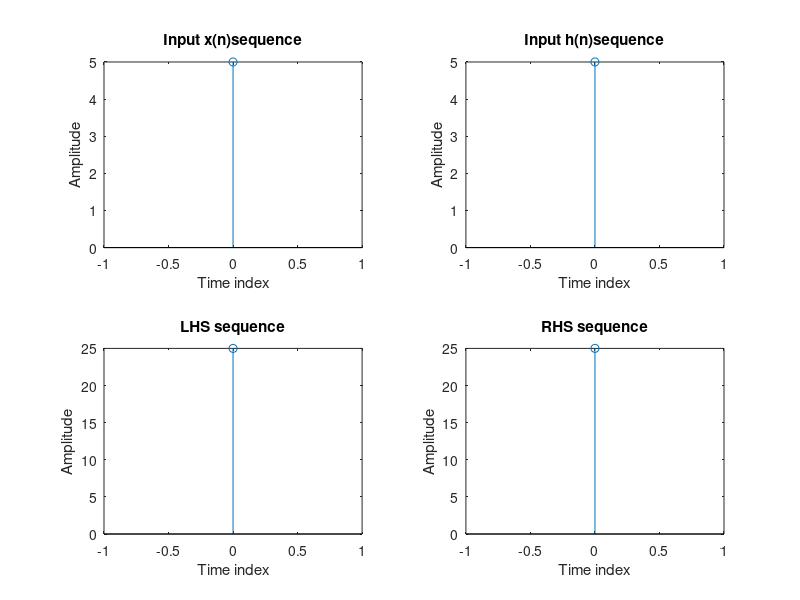

MATLAB code for this plot:
clc;
clear all;
close all;
xn=input('Enter the x(n) sequence');
hn=input('Enter the h(n) sequence');
LHS=conv(xn,hn);
disp('LHS=');
disp(LHS);
RHS=conv(hn,xn);
disp('RHS=');
disp(RHS);
L=length(xn);
n=0:1:L-1;
subplot(2,2,1);
stem(n,xn);
xlabel('Time index');
ylabel('Amplitude');
title('Input x(n)sequence');
M=length(hn);
n1=0:1:M-1;
subplot(2,2,2);
stem(n1,hn);
xlabel('Time index');
ylabel('Amplitude');
title('Input h(n)sequence');
P=length(LHS);
n2=0:1:P-1;
subplot(2,2,3);
stem(n2,LHS);
xlabel('Time index');
ylabel('Amplitude');
title('LHS sequence');
Q=length(RHS);
n3=0:1:Q-1;
subplot(2,2,4);
stem(n3,RHS);
xlabel('Time index');
ylabel('Amplitude');
title('RHS sequence');
